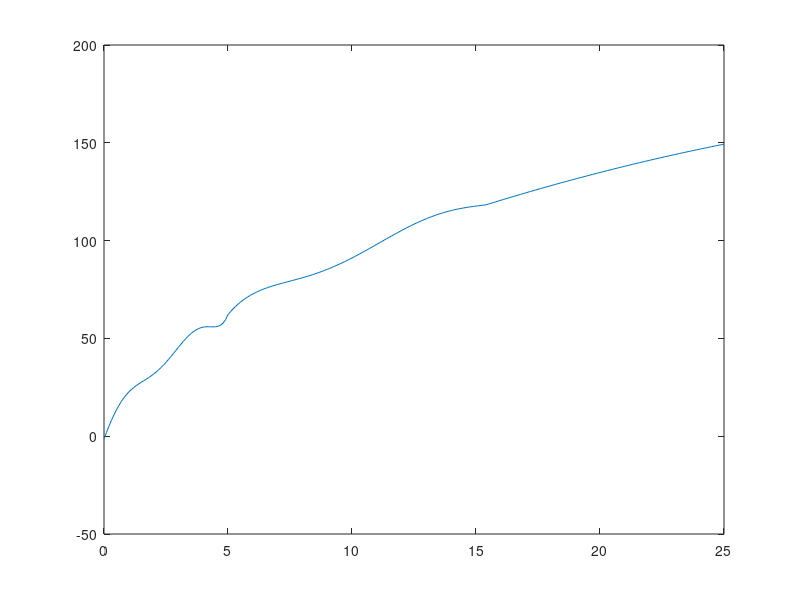

The MATLAB script that drew this image:
for t = 0:0.1:25
  T = round(t*10) + 1;
      if t < 5
          speed(T) = 0.1553567.*(t.^6) - 2.0416.*(t.^5) + 9.1837.*(t.^4) - 14.829.*(t.^3)  - 1.3703.*(t.^2) + 32.821.*t - 1.3155;

        elseif t >= 5 && t < 15.4 
            speed(T) = 0.003980879.*(t.^5) - 0.2247.*(t.^4) + 4.8682.*(t.^3) - 50.442.*(t.^2) + 254.67.*t - 430.66;

        else
            speed(T) = -0.073.*(t.^2) + 6.1802.*t + 40.423;
        end

end
plot(0:0.1:25, speed)